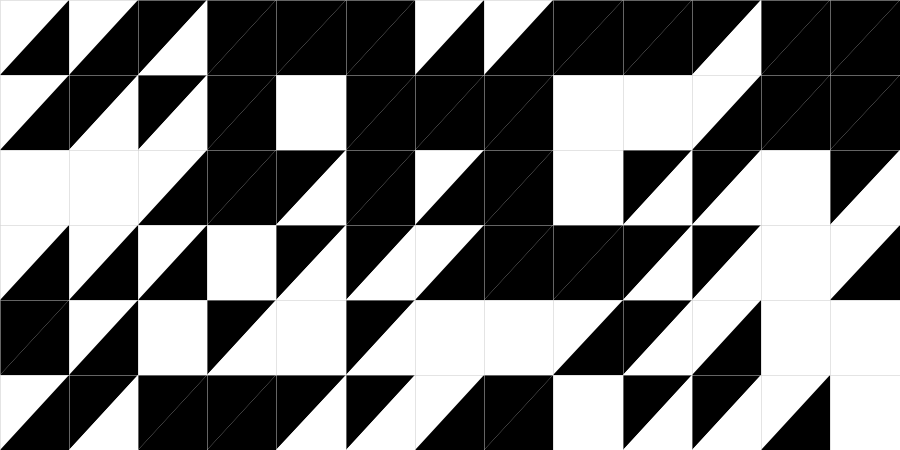
Frame 1 (no input)
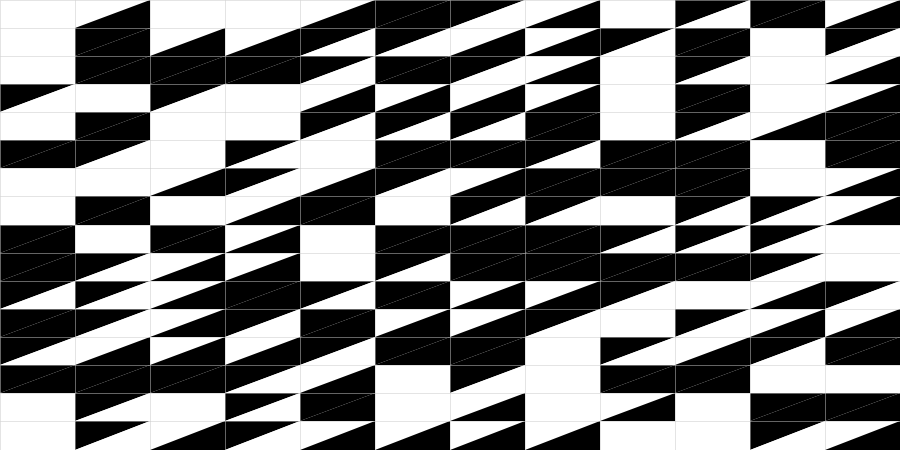
Frame 60 (the mouse pressed at the canvas centre just before this capture)
Frame 120 (the mouse held since frame 60 and released just before this capture): identical to frame 60, image omitted

The Processing sketch that drew these frames (run headless with seeded random() and noise(); from frame 60 on, the mouse is pressed at the canvas centre):

// Processing sketch: processing_110041
// ── processing_110041.pde

//Athos Bulcão
//Azulejaria, BElo Horizonte, Setembro 2013

int cols, lins;

void setup() {
  size(900, 450);
  cols=24;
  lins=12;
  smooth();
  mousePressed();
}
void draw() {
  
  if(random(1)>.98) mousePressed();
}

void mousePressed() {
  background(255);
  cols=int(random(2, 20));
  lins=int(random(2, 20));
  noStroke();
float white=.0;//quanto mais proximo de .5 maior a porcentagem de brancos
  for (int j=0; j<lins; j++) { 
    for (int i=0; i<cols; i++) { 
      fill(255*round(random(white, 1)));
      triangle(i*width/cols, j*height/lins, (i+1)*width/cols, j*height/lins, i*width/cols, (j+1)*height/lins);
      fill(255*round(random(white, 1)));
      triangle((i+1)*width/cols, (j+1)*height/lins, (i+1)*width/cols, j*height/lins, i*width/cols, (j+1)*height/lins);
    }
  }
  stroke(200);
  strokeWeight(.5);
   for (int j=0; j<cols; j++) { 
     line(j*width/cols,0,j*width/cols,height);
   }
    for (int i=0; i<lins; i++) { 
      line(0,i*height/lins,width,i*height/lins);
    }
}
